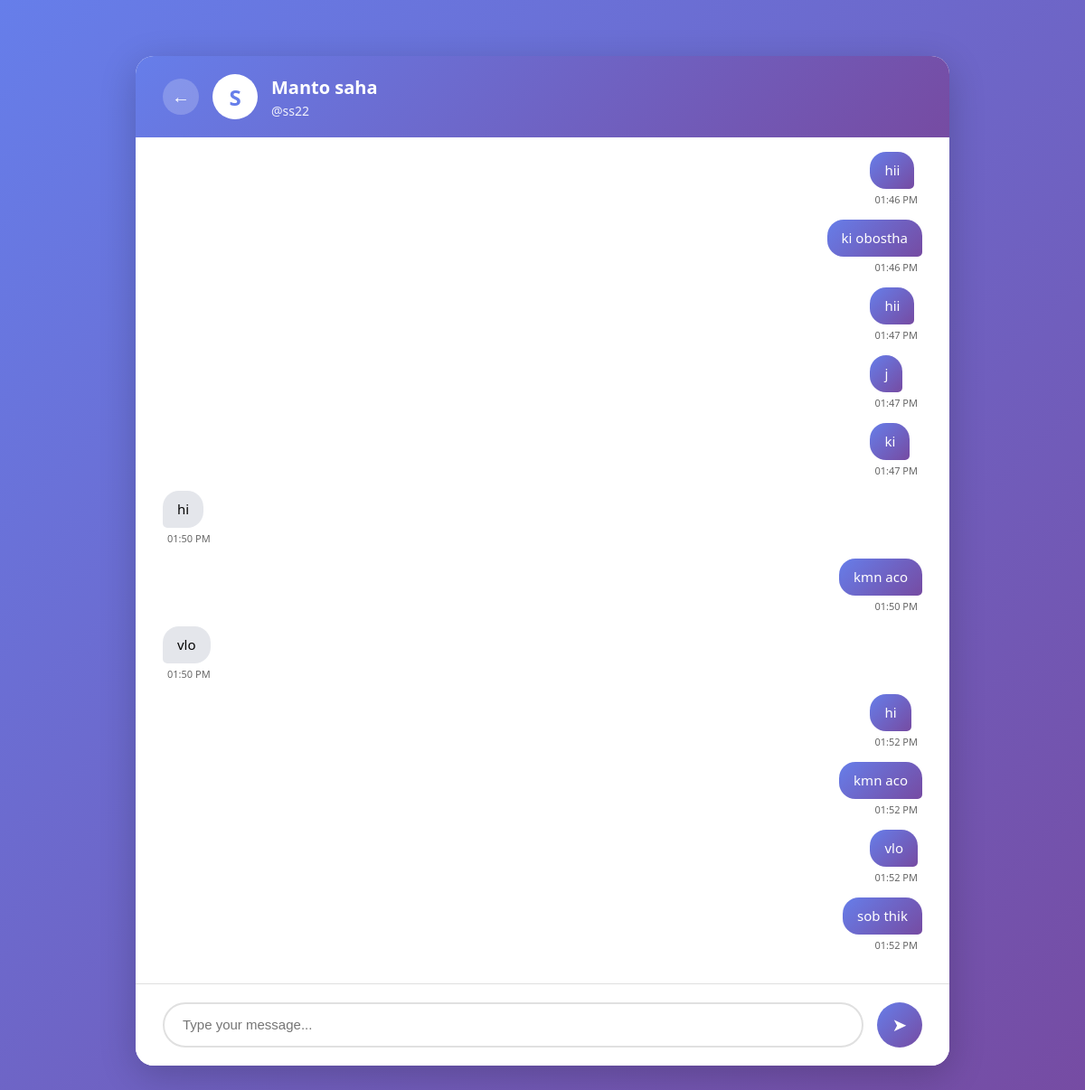
The page /chat/2/ (signed in) on the database its author committed.
### start_messiging/models.py (models this page shows, shortened)
class Message(models.Model):
    sender = models.ForeignKey(User, related_name='sent_messages', on_delete=models.CASCADE)
    receiver = models.ForeignKey(User, related_name='received_messages', on_delete=models.CASCADE)
    content = models.TextField()
    timestamp = models.DateTimeField(auto_now_add=True)
    is_read = models.BooleanField(default=False)
    class Meta:
        ordering = ['timestamp']

### start_messiging/views.py (the view, shortened to what this page needs)
# urls.py: path('chat/<int:friend_id>/', views.chat_view, name='chat_view'),
@login_required(login_url='view_login')
def chat_view(request, friend_id):
    friend = get_object_or_404(User, id=friend_id)
    is_friend = Friendship.objects.filter(
        Q(user1=request.user, user2=friend) | Q(user1=friend, user2=request.user)
    ).exists()
    if not is_friend:
        messages.error(request, 'You can only chat with friends')
        return redirect('view_connect')
    messages_list = Message.objects.filter(
        Q(sender=request.user, receiver=friend) | Q(sender=friend, receiver=request.user)
    ).order_by('timestamp')
    Message.objects.filter(sender=friend, receiver=request.user, is_read=False).update(is_read=True)
    context = {
        'friend': friend,
        'messages': messages_list
    }
    return render(request, 'start_messiging/chat.html', context)

### start_messiging/templates/start_messiging/chat.html (shortened to what this page needs)
<!DOCTYPE html>
<html lang="en">
<head>
</head>
<body>
    <div class="chat-container">
        <div class="chat-header">
            <div class="chat-header-left">
                <button class="back-btn" onclick="goBack()">←</button>
                <div class="user-avatar">{{ friend.username.0|upper }}</div>
                <div class="user-info">
                    <h2>{{ friend.first_name|default:friend.username }}</h2>
                    <p>@{{ friend.username }}</p>
                </div>
            </div>
        </div>
        <div class="messages-area" id="messagesArea">
            {% if messages %}
                {% for msg in messages %}
                <div class="message {% if msg.sender == user %}sent{% else %}received{% endif %}" data-id="{{ msg.id }}">
                    <div>
                        <div class="message-bubble">
                            {{ msg.content }}
                        </div>
                        <div class="message-time">
                            {{ msg.timestamp|date:"h:i A" }}
                        </div>
                    </div>
                </div>
                {% endfor %}
            {% else %}
                <div class="no-messages" id="noMessages">
                    <div class="no-messages-icon">💬</div>
                    <h3>No messages yet</h3>
                    <p>Start the conversation by sending a message!</p>
                </div>
            {% endif %}
        </div>
        <div class="message-input-area">
            <form id="messageForm" class="input-form">
                <input
                    type="text"
                    id="messageInput"
                    name="message"
                    class="message-input"
                    placeholder="Type your message..."
                    required
                    autocomplete="off"
                >
                <button type="submit" class="send-btn">➤</button>
            </form>
        </div>
    </div>
</body>
</html>

### start_messiging/templates/start_messiging/chat.html (style rules this page uses)
* { margin: 0; padding: 0; box-sizing: border-box; }
body { font-family: 'Segoe UI', Tahoma, Geneva, Verdana, sans-serif; background: linear-gradient(135deg, #667eea 0%, #764ba2 100%); height: 100vh; display: flex; justify-content: center; align-items: center; padding: 20px; }
.chat-container { width: 100%; max-width: 900px; height: 90vh; background: white; border-radius: 20px; box-shadow: 0 10px 40px rgba(0, 0, 0, 0.2); display: flex; flex-direction: column; overflow: hidden; }
.chat-header { background: linear-gradient(135deg, #667eea 0%, #764ba2 100%); color: white; padding: 20px 30px; display: flex; justify-content: space-between; align-items: center; }
.chat-header-left { display: flex; align-items: center; gap: 15px; }
.back-btn { background: rgba(255, 255, 255, 0.2); border: none; color: white; width: 40px; height: 40px; border-radius: 50%; cursor: pointer; font-size: 20px; transition: all 0.3s; }
.user-avatar { width: 50px; height: 50px; background: white; color: #667eea; border-radius: 50%; display: flex; align-items: center; justify-content: center; font-size: 24px; font-weight: bold; }
.user-info h2 { font-size: 20px; margin-bottom: 3px; }
.user-info p { font-size: 14px; opacity: 0.9; }
.messages-area { flex: 1; overflow-y: auto; padding: 20px 30px; background: #ffffff; }
.message { display: flex; margin-bottom: 15px; animation: fadeIn 0.3s ease; }
.message > div { display: inline-block; max-width: 70%; }
.message.sent { justify-content: flex-end; }
.message.received { justify-content: flex-start; }
.message-bubble { display: inline-block; padding: 10px 16px; border-radius: 18px; word-wrap: break-word; word-break: break-word; overflow-wrap: break-word; line-height: 1.4; font-size: 15px; }
.message.sent .message-bubble { background: linear-gradient(135deg, #667eea 0%, #764ba2 100%); color: white; border-bottom-right-radius: 5px; }
.message.received .message-bubble { background: #e4e6eb; color: #050505; border-bottom-left-radius: 5px; box-shadow: none; }
.message-time { font-size: 11px; margin-top: 4px; opacity: 0.6; padding: 0 5px; }
.message.sent .message-time { text-align: right; }
.message-input-area { padding: 20px 30px; background: white; border-top: 1px solid #e0e0e0; }
.input-form { display: flex; gap: 15px; }
.message-input { flex: 1; padding: 12px 20px; border: 2px solid #e0e0e0; border-radius: 25px; font-size: 15px; transition: all 0.3s; }
.send-btn { width: 50px; height: 50px; background: linear-gradient(135deg, #667eea 0%, #764ba2 100%); border: none; border-radius: 50%; color: white; font-size: 20px; cursor: pointer; transition: all 0.3s; }

### rows shown on the page
Message: content "hii", timestamp "01:46 PM"
Message: content "ki obostha", timestamp "01:46 PM"
Message: content "hii", timestamp "01:47 PM"
Message: content "j", timestamp "01:47 PM"
Message: content "ki", timestamp "01:47 PM"
Message: content "hi", timestamp "01:50 PM"
Message: content "kmn aco", timestamp "01:50 PM"
Message: content "vlo", timestamp "01:50 PM"
Message: content "hi", timestamp "01:52 PM"
Message: content "kmn aco", timestamp "01:52 PM"
Message: content "vlo", timestamp "01:52 PM"
Message: content "sob thik", timestamp "01:52 PM"

### other values the page prints
{{ friend.username.0|upper }} "S"
{{ friend.first_name|default:friend.username }} "Manto saha"
{{ friend.username }} "ss22"
